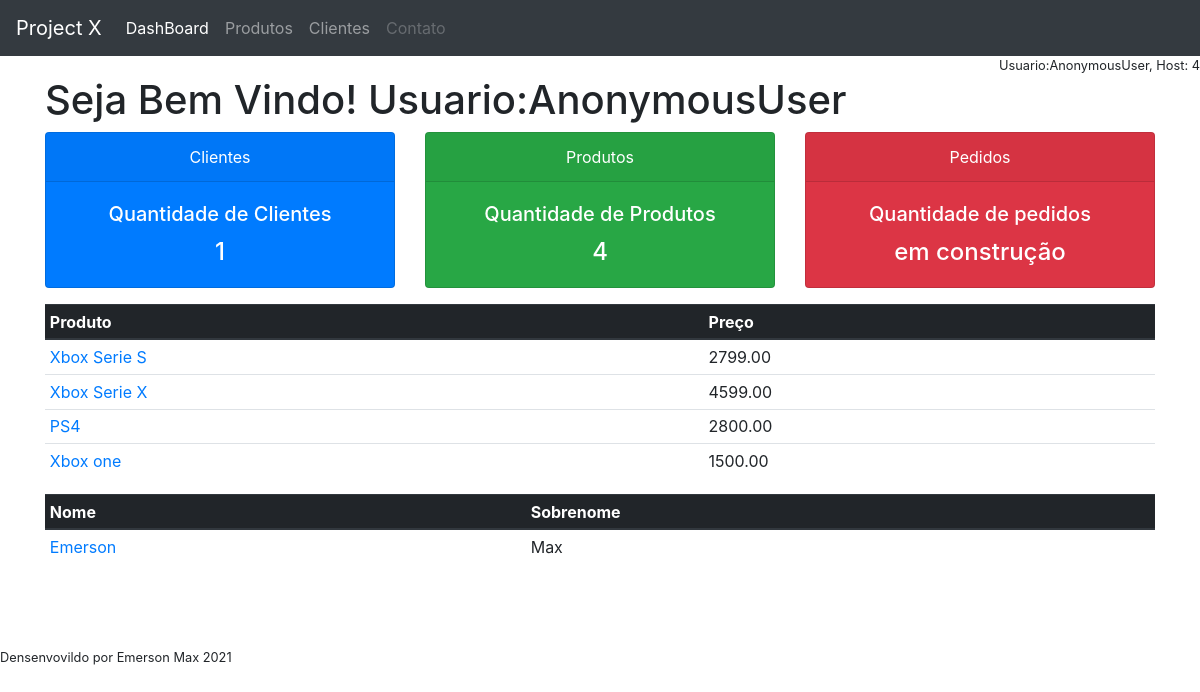
The page / on the database its author committed.
### core/models.py (models this page shows, shortened)
class Produto(models.Model):
    nome = models.CharField('Nome', max_length=100)
    preco = models.DecimalField('Preço', decimal_places=2, max_digits=8)
    estoque = models.IntegerField('Quantidade em Estoque')

class Cliente(models.Model):
    nome = models.CharField('Nome', max_length=100)
    sobrenome = models.CharField('Sobrenome', max_length=100)
    email=models.EmailField('Email', max_length=100)

### core/views.py (the view)
# urls.py: path('', index, name='dashboard'),
def index(request):
    qtd_produtos =Produto.objects.count()
    qtd_clientes =Cliente.objects.count()
    produtos = Produto.objects.all()
    clientes = Cliente.objects.all()
    context = {
        'qtd_produtos': qtd_produtos,
        'qtd_clientes': qtd_clientes,
        'produtos': produtos,
        'clientes': clientes
    }
    return render(request, 'index.html', context)

### core/templates/index.html (shortened to what this page needs)
{% load static %}
<!DOCTYPE html>
<html lang="pt-br">
<head>
    <link rel="stylesheet" href="{% static 'css/estilos.css' %}">
    <link rel="stylesheet" href="https://maxcdn.bootstrapcdn.com/bootstrap/4.0.0/css/bootstrap.min.css">
</head>
<body>
<nav class="navbar navbar-expand-lg navbar-dark bg-dark">
  <a class="navbar-brand" href="#">Project X</a>
  <div class="collapse navbar-collapse" id="navbarNav">
    <ul class="navbar-nav">
      <li class="nav-item active">
        <a class="nav-link" href="{% url  'dashboard'  %}">DashBoard <span class="sr-only">(current)</span></a>
      </li>
      <li class="nav-item">
        <a class="nav-link" href="{% url  'produtos'  %}">Produtos</a>
      </li>
      <li class="nav-item">
        <a class="nav-link" href="{% url  'clientes' %}">Clientes</a>
      </li>
      <li class="nav-item">
        <a class="nav-link disabled" href="{% url  'contato' %}">Contato</a>
      </li>
    </ul>
  </div>
</nav>
<small id="txt-right"  class="text-end align-bottom float-right">Usuario:{{ request.user }},  Host:{{ request.headers.host }} {{ qtd_produtos }}</small>
<div class="container" style="margin-top:20px;">
<h1 class="text-end align-bottom">Seja Bem Vindo! Usuario:{{ request.user }}</h1>
<div class="card-deck">
  <div class="card text-white bg-primary mb-3 text-center" style="max-width: 24rem;">
    <div class="card-header">Clientes</div>
    <div class="card-body">
      <h5 class="card-title">Quantidade de Clientes</h5>
      <h4 class="card-text">{{ qtd_clientes }}</h4>
    </div>
  </div>
  <div class="card text-white bg-success mb-3 text-center" style="max-width: 24rem;">
    <div class="card-header">Produtos</div>
    <div class="card-body">
      <h5 class="card-title">Quantidade de Produtos</h5>
      <h4 class="card-text">{{ qtd_produtos }}</h4>
    </div>
    </div>
    <div class="card text-white bg-danger mb-3 text-center" style="max-width: 24rem;">
    <div class="card-header">Pedidos</div>
    <div class="card-body">
      <h5 class="card-title">Quantidade de pedidos</h5>
      <h4 class="card-text">em construção</h4>
    </div>
    </div>
</div>
  <table class="table table-sm">
        <thead class="thead-dark">
        <tr>
            <th scope="col">Produto</th>
            <th scope="col">Preço</th>
        </tr>
        </thead>
        <tbody>
    {% for produto in produtos %}
        <tr>
            <td scope="row"><a href="{% url  'produto' produto.id %}" > {{ produto.nome }} </a></td>
            <td scope="row">{{ produto.preco }}</td>
        </tr>
    {% endfor %}
        </tbody>
    </table>
    <table class="table table-sm">
        <thead class="thead-dark">
        <tr>
            <th scope="col">Nome</th>
            <th scope="col">Sobrenome</th>
        </tr>
        </thead>
        <tbody>
    {% for cliente in clientes %}
        <tr>
            <td scope="row"><a href="{% url  'cliente' cliente.id %}" > {{ cliente.nome }} </a></td>
            <td scope="row">{{ cliente.sobrenome }}</td>
        </tr>
    {% endfor %}
        </tbody>
    </table>
</div>
<div style="margin-top:80px;">
    <small class="float-center">Densenvovildo por Emerson Max 2021</small>
</div>
</body>
</html>

### core/static/css/estilos.css (style rules this page uses)
body { background-color: #341256; color: #ffffff; }
#txt-right { text-align: right; }

### rows shown on the page
Produto: nome "Xbox Serie S", preco "2799.00"
Produto: nome "Xbox Serie X", preco "4599.00"
Produto: nome "PS4", preco "2800.00"
Produto: nome "Xbox one", preco "1500.00"
Cliente: nome "Emerson", sobrenome "Max"

### other values the page prints
{{ request.user }} "AnonymousUser"
{{ qtd_produtos }} "4"
{{ qtd_clientes }} "1"
